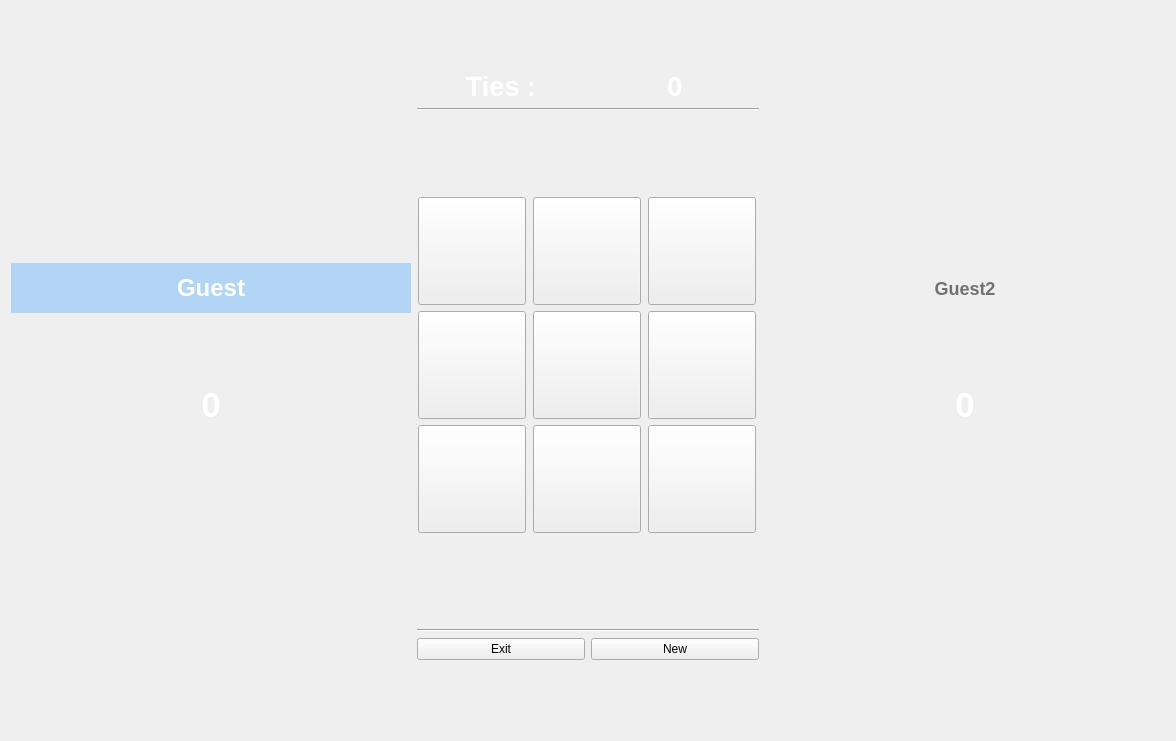
      <widget class="QWidget" name="gameScreen">
       <property name="sizePolicy">
        <sizepolicy hsizetype="Maximum" vsizetype="Maximum">
         <horstretch>0</horstretch>
         <verstretch>0</verstretch>
        </sizepolicy>
       </property>
       <property name="styleSheet">
        <string>background-image: url(:/img/WhatsApp Image 2025-06-10 at 06.11.47_95b3a09c.jpg); background-position: center; background-repeat: no-repeat; background-attachment: fixed;</string>
       </property>
       <layout class="QHBoxLayout" name="horizontalLayout_7">
        <item>
         <layout class="QGridLayout" name="gridLayout_10">
          <property name="sizeConstraint">
           <enum>QLayout::SizeConstraint::SetDefaultConstraint</enum>
          </property>
          <property name="leftMargin">
           <number>0</number>
          </property>
          <property name="topMargin">
           <number>0</number>
          </property>
          <property name="rightMargin">
           <number>0</number>
          </property>
          <property name="bottomMargin">
           <number>30</number>
          </property>
          <item row="7" column="0">
           <layout class="QVBoxLayout" name="verticalLayout_7">
            <item>
             <widget class="QLabel" name="label_40">
              <property name="sizePolicy">
               <sizepolicy hsizetype="Preferred" vsizetype="Maximum">
                <horstretch>0</horstretch>
                <verstretch>0</verstretch>
               </sizepolicy>
              </property>
              <property name="minimumSize">
               <size>
                <width>0</width>
                <height>50</height>
               </size>
              </property>
              <property name="font">
               <font>
                <pointsize>-1</pointsize>
                <bold>true</bold>
               </font>
              </property>
              <property name="styleSheet">
               <string notr="true">color:white;
      font-weight:bold;
      font-size:24px;
      background-color:rgba(85, 170, 255, 100);</string>
              </property>
              <property name="text">
               <string>Guest</string>
              </property>
              <property name="alignment">
               <set>Qt::AlignmentFlag::AlignCenter</set>
              </property>
             </widget>
            </item>
            <item>
             <widget class="QLabel" name="label_55">
              <property name="sizePolicy">
               <sizepolicy hsizetype="Preferred" vsizetype="Maximum">
                <horstretch>0</horstretch>
                <verstretch>0</verstretch>
               </sizepolicy>
              </property>
              <property name="font">
               <font>
                <pointsize>26</pointsize>
                <bold>true</bold>
               </font>
              </property>
              <property name="styleSheet">
               <string notr="true">color:white;</string>
              </property>
              <property name="text">
               <string>0</string>
              </property>
              <property name="alignment">
               <set>Qt::AlignmentFlag::AlignCenter</set>
              </property>
             </widget>
            </item>
            <item>
             <spacer name="verticalSpacer_6">
              <property name="orientation">
               <enum>Qt::Orientation::Vertical</enum>
              </property>
              <property name="sizeType">
               <enum>QSizePolicy::Policy::Maximum</enum>
              </property>
              <property name="sizeHint" stdset="0">
               <size>
                <width>20</width>
                <height>40</height>
               </size>
              </property>
             </spacer>
            </item>
           </layout>
          </item>
          <item row="2" column="0">
           <spacer name="horizontalSpacer_5">
            <property name="orientation">
             <enum>Qt::Orientation::Horizontal</enum>
            </property>
            <property name="sizeType">
             <enum>QSizePolicy::Policy::Maximum</enum>
            </property>
            <property name="sizeHint" stdset="0">
             <size>
              <width>400</width>
              <height>20</height>
             </size>
            </property>
           </spacer>
          </item>
          <item row="4" column="1">
           <widget class="Line" name="line_24">
            <property name="orientation">
             <enum>Qt::Orientation::Horizontal</enum>
            </property>
           </widget>
          </item>
          <item row="6" column="1">
           <spacer name="verticalSpacer_10">
            <property name="orientation">
             <enum>Qt::Orientation::Vertical</enum>
            </property>
            <property name="sizeHint" stdset="0">
             <size>
              <width>20</width>
              <height>40</height>
             </size>
            </property>
           </spacer>
          </item>
          <item row="8" column="1">
           <spacer name="verticalSpacer_11">
            <property name="orientation">
             <enum>Qt::Orientation::Vertical</enum>
            </property>
            <property name="sizeType">
             <enum>QSizePolicy::Policy::Maximum</enum>
            </property>
            <property name="sizeHint" stdset="0">
             <size>
              <width>20</width>
              <height>40</height>
             </size>
            </property>
           </spacer>
          </item>
          <item row="5" column="1">
           <spacer name="verticalSpacer_51">
            <property name="orientation">
             <enum>Qt::Orientation::Vertical</enum>
            </property>
            <property name="sizeHint" stdset="0">
             <size>
              <width>20</width>
              <height>40</height>
             </size>
            </property>
           </spacer>
          </item>
          <item row="7" column="2">
           <layout class="QVBoxLayout" name="verticalLayout_8">
            <item>
             <widget class="QLabel" name="label">
              <property name="sizePolicy">
               <sizepolicy hsizetype="Preferred" vsizetype="Maximum">
                <horstretch>0</horstretch>
                <verstretch>0</verstretch>
               </sizepolicy>
              </property>
              <property name="minimumSize">
               <size>
                <width>0</width>
                <height>50</height>
               </size>
              </property>
              <property name="font">
               <font>
                <family>Segoe UI</family>
                <pointsize>-1</pointsize>
                <italic>false</italic>
                <bold>true</bold>
               </font>
              </property>
              <property name="styleSheet">
               <string notr="true">color:rgb(113, 113, 113);
      font-weight:bold;
      font-size:18px;
      background-color:rgba(85, 170, 255, 0);</string>
              </property>
              <property name="text">
               <string>Guest2</string>
              </property>
              <property name="alignment">
               <set>Qt::AlignmentFlag::AlignCenter</set>
              </property>
             </widget>
            </item>
            <item>
             <widget class="QLabel" name="label_54">
              <property name="sizePolicy">
               <sizepolicy hsizetype="Preferred" vsizetype="Maximum">
                <horstretch>0</horstretch>
                <verstretch>0</verstretch>
               </sizepolicy>
              </property>
              <property name="font">
               <font>
                <pointsize>26</pointsize>
                <bold>true</bold>
               </font>
              </property>
              <property name="styleSheet">
               <string notr="true">color:white;</string>
              </property>
              <property name="text">
               <string>0</string>
              </property>
              <property name="alignment">
               <set>Qt::AlignmentFlag::AlignCenter</set>
              </property>
             </widget>
            </item>
            <item>
             <spacer name="verticalSpacer_54">
              <property name="orientation">
               <enum>Qt::Orientation::Vertical</enum>
              </property>
              <property name="sizeType">
               <enum>QSizePolicy::Policy::Maximum</enum>
              </property>
              <property name="sizeHint" stdset="0">
               <size>
                <width>20</width>
                <height>40</height>
               </size>
              </property>
             </spacer>
            </item>
           </layout>
          </item>
          <item row="10" column="1">
           <layout class="QHBoxLayout" name="horizontalLayout_8">
            <item>
             <spacer name="verticalSpacer_8">
              <property name="orientation">
               <enum>Qt::Orientation::Vertical</enum>
              </property>
              <property name="sizeType">
               <enum>QSizePolicy::Policy::Maximum</enum>
              </property>
              <property name="sizeHint" stdset="0">
               <size>
                <width>20</width>
                <height>50</height>
               </size>
              </property>
             </spacer>
            </item>
           </layout>
          </item>
          <item row="0" column="1">
           <spacer name="verticalSpacer_9">
            <property name="orientation">
             <enum>Qt::Orientation::Vertical</enum>
            </property>
            <property name="sizeHint" stdset="0">
             <size>
              <width>20</width>
              <height>60</height>
             </size>
            </property>
           </spacer>
          </item>
          <item row="2" column="1">
           <layout class="QHBoxLayout" name="horizontalLayout_11">
            <item>
             <widget class="QLabel" name="label_14">
              <property name="font">
               <font>
                <pointsize>20</pointsize>
                <bold>true</bold>
               </font>
              </property>
              <property name="styleSheet">
               <string notr="true">color:white;</string>
              </property>
              <property name="text">
               <string>Ties :</string>
              </property>
              <property name="alignment">
               <set>Qt::AlignmentFlag::AlignCenter</set>
              </property>
             </widget>
            </item>
            <item>
             <widget class="QLabel" name="label_53">
              <property name="font">
               <font>
                <pointsize>20</pointsize>
                <bold>true</bold>
               </font>
              </property>
              <property name="styleSheet">
               <string notr="true">color:white;</string>
              </property>
              <property name="text">
               <string>0</string>
              </property>
              <property name="alignment">
               <set>Qt::AlignmentFlag::AlignCenter</set>
              </property>
             </widget>
            </item>
           </layout>
          </item>
          <item row="2" column="2">
           <spacer name="horizontalSpacer_6">
            <property name="orientation">
             <enum>Qt::Orientation::Horizontal</enum>
            </property>
            <property name="sizeType">
             <enum>QSizePolicy::Policy::Maximum</enum>
            </property>
            <property name="sizeHint" stdset="0">
             <size>
              <width>400</width>
              <height>20</height>
             </size>
            </property>
           </spacer>
          </item>
          <item row="12" column="1">
           <layout class="QHBoxLayout" name="horizontalLayout_31">
            <item>
             <widget class="QPushButton" name="pushButton_back_from_board_to_main">
              <property name="sizePolicy">
               <sizepolicy hsizetype="Maximum" vsizetype="Fixed">
                <horstretch>0</horstretch>
                <verstretch>0</verstretch>
               </sizepolicy>
              </property>
              <property name="styleSheet">
               <string notr="true">min-width:160;</string>
              </property>
              <property name="text">
               <string>Exit</string>
              </property>
             </widget>
            </item>
            <item>
             <widget class="QPushButton" name="pushButton_16">
              <property name="sizePolicy">
               <sizepolicy hsizetype="Maximum" vsizetype="Fixed">
                <horstretch>0</horstretch>
                <verstretch>0</verstretch>
               </sizepolicy>
              </property>
              <property name="styleSheet">
               <string notr="true">min-width:160;
      </string>
              </property>
              <property name="text">
               <string>New</string>
              </property>
             </widget>
            </item>
           </layout>
          </item>
          <item row="12" column="0">
           <layout class="QHBoxLayout" name="horizontalLayout_23"/>
          </item>
          <item row="12" column="2">
           <layout class="QHBoxLayout" name="horizontalLayout_22"/>
          </item>
          <item row="7" column="1">
           <layout class="QGridLayout" name="gridLayout_9">
            <property name="sizeConstraint">
             <enum>QLayout::SizeConstraint::SetDefaultConstraint</enum>
            </property>
            <item row="2" column="1">
             <widget class="QPushButton" name="b8">
              <property name="sizePolicy">
               <sizepolicy hsizetype="Maximum" vsizetype="Maximum">
                <horstretch>0</horstretch>
                <verstretch>0</verstretch>
               </sizepolicy>
              </property>
              <property name="minimumSize">
               <size>
                <width>128</width>
                <height>116</height>
               </size>
              </property>
              <property name="styleSheet">
               <string notr="true">min-width:100px;
      min-height:100px;
      font-size:35px;
      font-weight:bold;</string>
              </property>
              <property name="text">
               <string/>
              </property>
             </widget>
            </item>
            <item row="0" column="1">
             <widget class="QPushButton" name="b2">
              <property name="sizePolicy">
               <sizepolicy hsizetype="Maximum" vsizetype="Maximum">
                <horstretch>0</horstretch>
                <verstretch>0</verstretch>
               </sizepolicy>
              </property>
              <property name="minimumSize">
               <size>
                <width>128</width>
                <height>116</height>
               </size>
              </property>
              <property name="styleSheet">
               <string notr="true">min-width:100px;
      min-height:100px;
      font-size:35px;
      font-weight:bold;</string>
              </property>
              <property name="text">
               <string/>
              </property>
             </widget>
            </item>
            <item row="0" column="2">
             <widget class="QPushButton" name="b7">
              <property name="sizePolicy">
               <sizepolicy hsizetype="Maximum" vsizetype="Maximum">
                <horstretch>0</horstretch>
                <verstretch>0</verstretch>
               </sizepolicy>
              </property>
              <property name="minimumSize">
               <size>
                <width>128</width>
                <height>116</height>
               </size>
              </property>
              <property name="styleSheet">
               <string notr="true">min-width:100px;
      min-height:100px;
      font-size:35px;
      font-weight:bold;</string>
              </property>
              <property name="text">
               <string/>
              </property>
             </widget>
            </item>
            <item row="2" column="2">
             <widget class="QPushButton" name="b3">
              <property name="minimumSize">
               <size>
                <width>128</width>
                <height>116</height>
               </size>
              </property>
              <property name="styleSheet">
               <string notr="true">min-width:100px;
      min-height:100px;
      font-size:35px;
      font-weight:bold;</string>
              </property>
              <property name="text">
               <string/>
              </property>
             </widget>
            </item>
            <item row="1" column="2">
             <widget class="QPushButton" name="b5">
              <property name="minimumSize">
               <size>
                <width>128</width>
                <height>116</height>
               </size>
              </property>
              <property name="styleSheet">
               <string notr="true">min-width:100px;
      min-height:100px;
      font-size:35px;
      font-weight:bold;</string>
              </property>
              <property name="text">
               <string/>
              </property>
             </widget>
            </item>
            <item row="0" column="0">
             <widget class="QPushButton" name="b0">
              <property name="sizePolicy">
               <sizepolicy hsizetype="Maximum" vsizetype="Maximum">
                <horstretch>0</horstretch>
                <verstretch>0</verstretch>
               </sizepolicy>
              </property>
              <property name="minimumSize">
               <size>
                <width>128</width>
                <height>116</height>
               </size>
              </property>
              <property name="styleSheet">
               <string notr="true">min-width:100px;
      min-height:100px;
      font-size:35px;
      font-weight:bold;</string>
              </property>
              <property name="text">
               <string/>
              </property>
             </widget>
            </item>
            <item row="1" column="0">
             <widget class="QPushButton" name="b1">
              <property name="sizePolicy">
               <sizepolicy hsizetype="Maximum" vsizetype="Maximum">
                <horstretch>0</horstretch>
                <verstretch>0</verstretch>
               </sizepolicy>
              </property>
              <property name="minimumSize">
               <size>
                <width>128</width>
                <height>116</height>
               </size>
              </property>
              <property name="styleSheet">
               <string notr="true">min-width:100px;
      min-height:100px;
      font-size:35px;
      font-weight:bold;</string>
              </property>
              <property name="text">
               <string/>
              </property>
             </widget>
            </item>
            <item row="1" column="1">
             <widget class="QPushButton" name="b6">
              <property name="sizePolicy">
               <sizepolicy hsizetype="Maximum" vsizetype="Maximum">
                <horstretch>0</horstretch>
                <verstretch>0</verstretch>
               </sizepolicy>
              </property>
              <property name="minimumSize">
               <size>
                <width>128</width>
                <height>116</height>
               </size>
              </property>
              <property name="styleSheet">
               <string notr="true">min-width:100px;
      min-height:100px;
      font-size:35px;
      font-weight:bold;</string>
              </property>
              <property name="text">
               <string/>
              </property>
             </widget>
            </item>
            <item row="2" column="0">
             <widget class="QPushButton" name="b4">
              <property name="sizePolicy">
               <sizepolicy hsizetype="Maximum" vsizetype="Maximum">
                <horstretch>0</horstretch>
                <verstretch>0</verstretch>
               </sizepolicy>
              </property>
              <property name="minimumSize">
               <size>
                <width>128</width>
                <height>116</height>
               </size>
              </property>
              <property name="styleSheet">
               <string notr="true">min-width:100px;
      min-height:100px;
      font-size:35px;
      font-weight:bold;</string>
              </property>
              <property name="text">
               <string/>
              </property>
             </widget>
            </item>
           </layout>
          </item>
          <item row="13" column="1">
           <spacer name="verticalSpacer_52">
            <property name="orientation">
             <enum>Qt::Orientation::Vertical</enum>
            </property>
            <property name="sizeHint" stdset="0">
             <size>
              <width>20</width>
              <height>40</height>
             </size>
            </property>
           </spacer>
          </item>
          <item row="11" column="1">
           <widget class="Line" name="line_25">
            <property name="orientation">
             <enum>Qt::Orientation::Horizontal</enum>
            </property>
           </widget>
          </item>
         </layout>
        </item>
       </layout>
      </widget>
